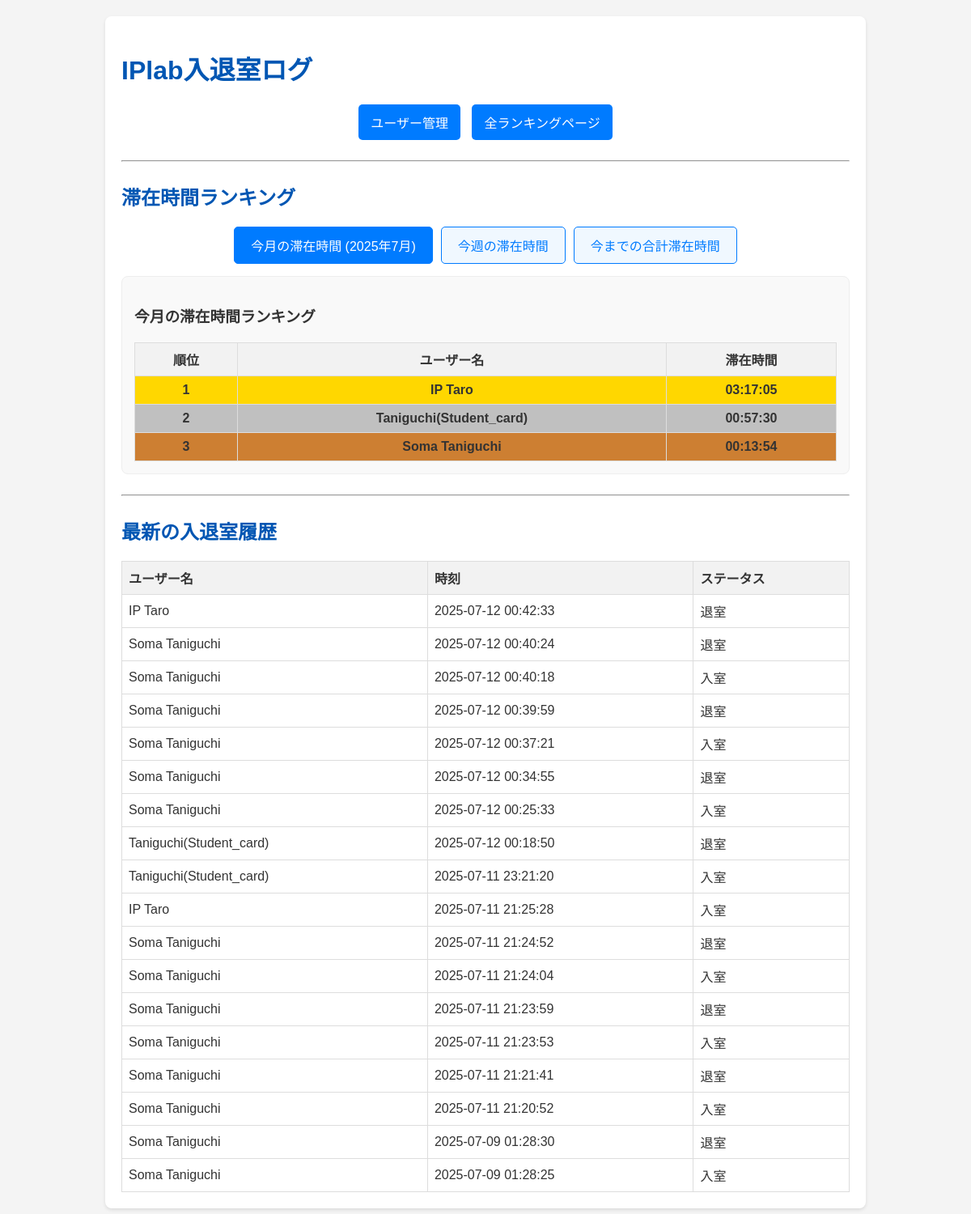
Before: / with the older database file.
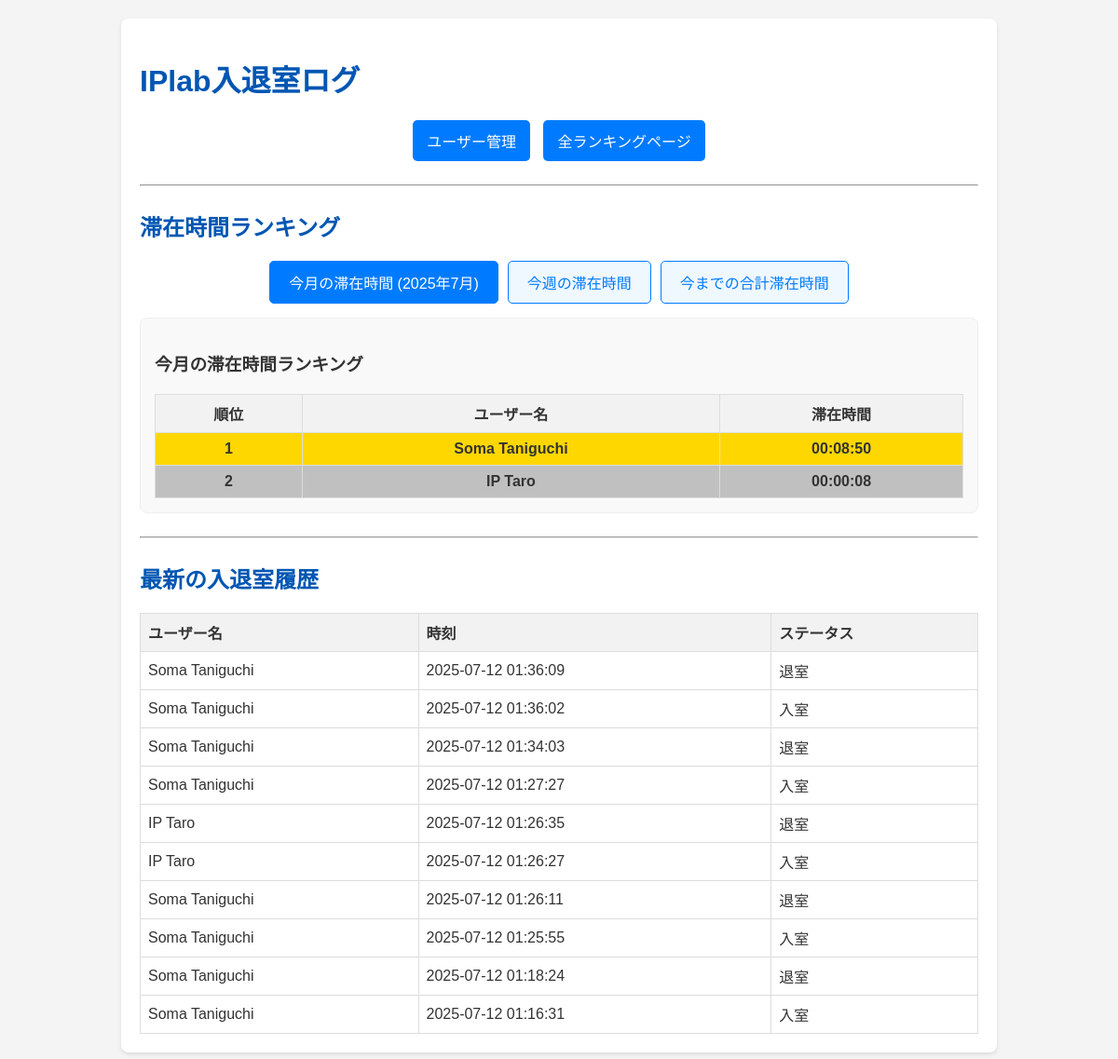
After: the same page with the newer database file.
### app.py (models this page shows, shortened)
class User(db.Model):
    id = db.Column(db.Integer, primary_key=True)
    idm = db.Column(db.String(160), unique=True, nullable=False)
    name = db.Column(db.String(80), nullable=False)

class AccessLog(db.Model):
    id = db.Column(db.Integer, primary_key=True)
    user_id = db.Column(db.Integer, db.ForeignKey('user.id'), nullable=False)
    timestamp = db.Column(db.DateTime, default=datetime.now)
    status = db.Column(db.String(20), nullable=False)
    user = db.relationship('User', backref=db.backref('access_logs', lazy=True))

### app.py (the view)
@app.route('/')
def index():
    access_logs = AccessLog.query.order_by(AccessLog.timestamp.desc()).limit(20).all() # 最新20件
    current_year = datetime.now().year
    current_month = datetime.now().month
    monthly_ranking = calculate_monthly_stay_time(current_year, current_month)
    weekly_ranking = calculate_weekly_stay_time()
    total_ranking = calculate_total_stay_time()
    return render_template('index.html',
                           logs=access_logs,
                           monthly_ranking=monthly_ranking,
                           weekly_ranking=weekly_ranking,
                           total_ranking=total_ranking,
                           current_year=current_year,
                           current_month=current_month)

### app.py (called while the page is built)
def calculate_monthly_stay_time(year, month):
    start_date = datetime(year, month, 1)
    if month == 12:
        end_date = datetime(year + 1, 1, 1)
    else:
        end_date = datetime(year, month + 1, 1)
    logs = AccessLog.query.filter(
        AccessLog.timestamp >= start_date,
        AccessLog.timestamp < end_date
    ).order_by(AccessLog.user_id, AccessLog.timestamp).all()
    return _calculate_stay_time_for_logs(logs)

def calculate_weekly_stay_time():
    today = datetime.now()
    start_of_week = today - timedelta(days=today.weekday())
    start_of_week = start_of_week.replace(hour=0, minute=0, second=0, microsecond=0)
    end_of_week = start_of_week + timedelta(days=7)
    logs = AccessLog.query.filter(
        AccessLog.timestamp >= start_of_week,
        AccessLog.timestamp < end_of_week
    ).order_by(AccessLog.user_id, AccessLog.timestamp).all()
    return _calculate_stay_time_for_logs(logs)

def calculate_total_stay_time():
    logs = AccessLog.query.order_by(AccessLog.user_id, AccessLog.timestamp).all()
    return _calculate_stay_time_for_logs(logs)

### templates/index.html (shortened to what this page needs)
<!DOCTYPE html>
<html lang="ja">
<head>
</head>
<body>
    <div class="container">
        <h1>IPlab入退室ログ</h1>
        <div class="nav-links">
            <a href="{{ url_for('manage_users') }}">ユーザー管理</a>
            <a href="{{ url_for('show_ranking') }}">全ランキングページ</a>
        </div>
        <hr style="margin: 25px 0;">
        <h2>滞在時間ランキング</h2>
        <div class="ranking-tabs">
            <button class="tab-button active" onclick="showRanking('monthly', this)">今月の滞在時間 ({{ current_year }}年{{ current_month }}月)</button>
            <button class="tab-button" onclick="showRanking('weekly', this)">今週の滞在時間</button>
            <button class="tab-button" onclick="showRanking('total', this)">今までの合計滞在時間</button>
        </div>
        <div class="ranking-content">
            <div id="monthly-ranking" class="ranking-pane active">
                <h3>今月の滞在時間ランキング</h3>
                {% if monthly_ranking %}
                    <table class="ranking-table">
                        <thead>
                            <tr>
                                <th>順位</th>
                                <th>ユーザー名</th>
                                <th>滞在時間</th>
                            </tr>
                        </thead>
                        <tbody>
                            {% for entry in monthly_ranking %}
                                <tr class="{% if loop.index == 1 %}rank-1{% elif loop.index == 2 %}rank-2{% elif loop.index == 3 %}rank-3{% endif %}">
                                    <td>{{ loop.index }}</td>
                                    <td>{{ entry.name }}</td>
                                    <td>{{ entry.formatted_time }}</td>
                                </tr>
                            {% endfor %}
                        </tbody>
                    </table>
                {% else %}
                    <p>今月の滞在記録はありません。</p>
                {% endif %}
            </div>
        </div>
        <hr style="margin: 25px 0;">
        <h2>最新の入退室履歴</h2>
        {% if logs %}
            <table>
                <thead>
                    <tr>
                        <th>ユーザー名</th>
                        <th>時刻</th>
                        <th>ステータス</th>
                    </tr>
                </thead>
                <tbody>
                    {% for log in logs %}
                        <tr>
                            <td>{{ log.user.name }}</td>
                            <td>{{ log.timestamp.strftime('%Y-%m-%d %H:%M:%S') }}</td>
                            <td>{{ log.status }}</td>
                        </tr>
                    {% endfor %}
                </tbody>
            </table>
        {% else %}
            <p>入退室履歴はありません。</p>
        {% endif %}
    </div>
</body>
</html>

### templates/index.html (style rules this page uses)
body { font-family: Arial, sans-serif; margin: 20px; background-color: #f4f4f4; color: #333; }
h1, h2 { color: #0056b3; }
.container { max-width: 900px; margin: auto; background: #fff; padding: 20px; border-radius: 8px; box-shadow: 0 2px 4px rgba(0,0,0,0.1); }
.nav-links { text-align: center; margin-bottom: 20px; }
.nav-links a { display: inline-block; padding: 10px 15px; margin: 0 5px; background-color: #007bff; color: white; text-decoration: none; border-radius: 5px; }
table { width: 100%; border-collapse: collapse; margin-top: 20px; }
th, td { border: 1px solid #ddd; padding: 8px; text-align: left; }
th { background-color: #f2f2f2; }
.ranking-tabs { display: flex; justify-content: center; margin-bottom: 15px; }
.ranking-tabs button { padding: 10px 20px; margin: 0 5px; border: 1px solid #007bff; border-radius: 5px; background-color: #f0f8ff; color: #007bff; cursor: pointer; font-size: 16px; transition: background-color 0.3s, color 0.3s; }
.ranking-tabs button.active { background-color: #007bff; color: white; }
.ranking-content { border: 1px solid #eee; padding: 15px; border-radius: 8px; background-color: #f9f9f9; }
.ranking-pane { display: none; }
.ranking-pane.active { display: block; }
.rank-1 { background-color: #ffd700; font-weight: bold; }
.rank-2 { background-color: #c0c0c0; font-weight: bold; }
.ranking-table th, .ranking-table td { text-align: center; }
.ranking-table td:first-child { font-weight: bold; }

Changed rows visible on the page:
no longer on this page (row unchanged): User: name "Taniguchi(Student_card)", formatted_time "00:57:30"
removed AccessLog: user.name "IP Taro", timestamp "2025-07-12 00:42:33", status "退室"
removed AccessLog: user.name "Soma Taniguchi", timestamp "2025-07-12 00:40:24", status "退室"
removed AccessLog: user.name "Soma Taniguchi", timestamp "2025-07-12 00:40:18", status "入室"
removed AccessLog: user.name "Soma Taniguchi", timestamp "2025-07-12 00:39:59", status "退室"
removed AccessLog: user.name "Soma Taniguchi", timestamp "2025-07-12 00:37:21", status "入室"
removed AccessLog: user.name "Soma Taniguchi", timestamp "2025-07-12 00:34:55", status "退室"
removed AccessLog: user.name "Soma Taniguchi", timestamp "2025-07-12 00:25:33", status "入室"
removed AccessLog: user.name "Taniguchi(Student_card)", timestamp "2025-07-12 00:18:50", status "退室"
shown differently, row unchanged: User "Soma Taniguchi": formatted_time "00:13:54" → "00:08:50"; moves up the list
computed for User "IP Taro": formatted_time "03:17:05" → "00:00:08"
changed AccessLog (number 1 of 10 on the later page): user.name "Taniguchi(Student_card)" → "Soma Taniguchi"; timestamp "2025-07-11 23:21:20" → "2025-07-12 01:36:09"; status "入室" → "退室"
changed AccessLog (number 2 of 10 on the later page): user.name "IP Taro" → "Soma Taniguchi"; timestamp "2025-07-11 21:25:28" → "2025-07-12 01:36:02"
changed AccessLog (number 3 of 10 on the later page): timestamp "2025-07-11 21:24:52" → "2025-07-12 01:34:03"
changed AccessLog (number 4 of 10 on the later page): timestamp "2025-07-11 21:24:04" → "2025-07-12 01:27:27"
changed AccessLog (number 5 of 10 on the later page): user.name "Soma Taniguchi" → "IP Taro"; timestamp "2025-07-11 21:23:59" → "2025-07-12 01:26:35"
changed AccessLog (number 6 of 10 on the later page): user.name "Soma Taniguchi" → "IP Taro"; timestamp "2025-07-11 21:23:53" → "2025-07-12 01:26:27"
changed AccessLog (number 7 of 10 on the later page): timestamp "2025-07-11 21:21:41" → "2025-07-12 01:26:11"
changed AccessLog (number 8 of 10 on the later page): timestamp "2025-07-11 21:20:52" → "2025-07-12 01:25:55"
changed AccessLog (number 9 of 10 on the later page): timestamp "2025-07-09 01:28:30" → "2025-07-12 01:18:24"
changed AccessLog (number 10 of 10 on the later page): timestamp "2025-07-09 01:28:25" → "2025-07-12 01:16:31"
